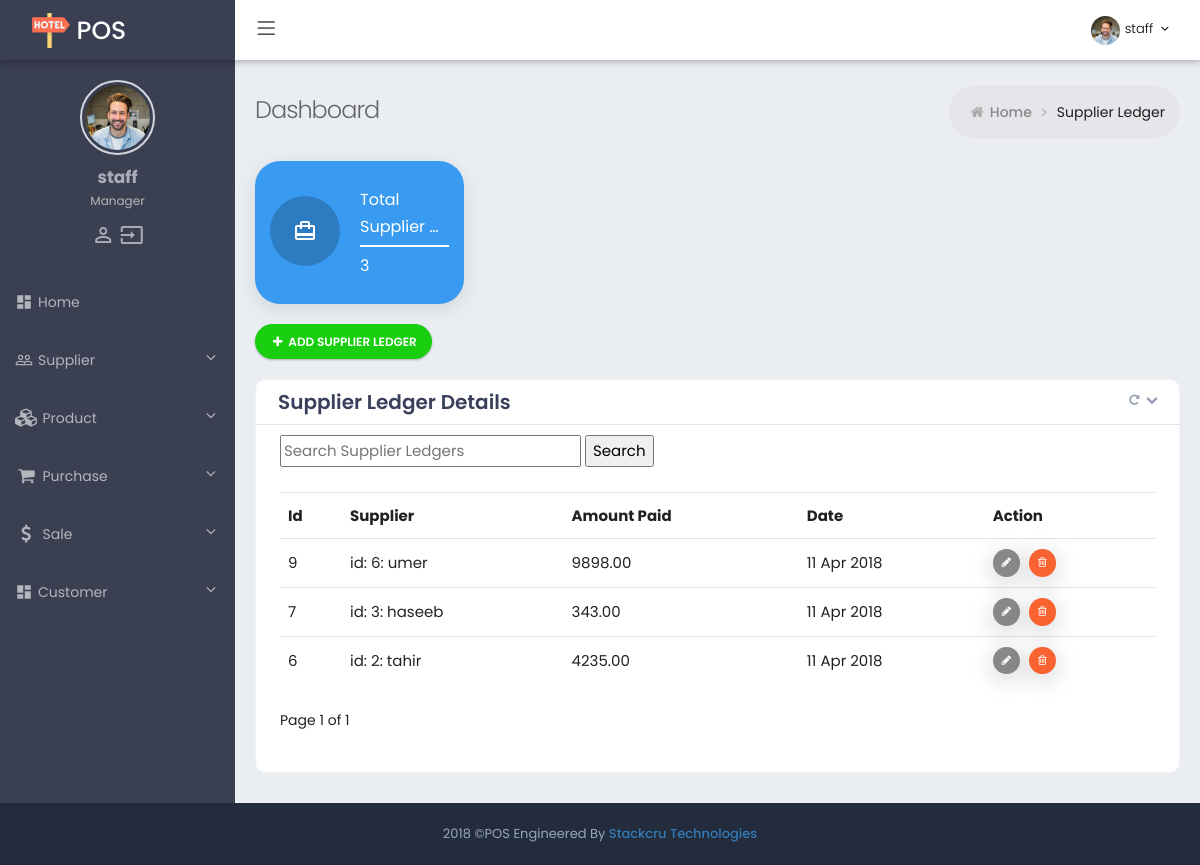
The app's page /cadmin/supplier_ledger/ (signed in) with its own data.
### blog/models.py (models this page shows, shortened)
class Supplier_Ledger(models.Model):
    supplier = models.ForeignKey(Supplier, on_delete = models.CASCADE)
    amount_paid = models.DecimalField(max_length=200, max_digits=15, decimal_places=2)
    created_at = models.DateTimeField(auto_now_add =True)
    updated_at = models.DateTimeField(auto_now =True)

class Supplier(models.Model):
    name = models.CharField(max_length=200)
    phone_regex = RegexValidator(regex=r'^\+?1?\d{9,15}$', message="Phone number must be entered in the format: '+999999999'. Up to 15 digits allowed.")
    contact = models.CharField(validators=[phone_regex], max_length=17) # validators should be a list
    email = models.EmailField(max_length=200, blank=True)
    address = models.CharField(max_length=700)
    brandName = models.CharField(max_length=200)
    created_at = models.DateTimeField(auto_now_add =True)
    updated_at = models.DateTimeField(auto_now =True)
    def __str__(self):
        return ("id: "+str(self.id)+": "+self.name)

### cadmin/views.py (the view)
@login_required
def supplier_ledger_list(request):
    if request.user.is_superuser:
        supplier_ledgers = Supplier_Ledger.objects.order_by("-id").all()
        query = request.GET.get("q")
        if query:
            supplier_ledgers = supplier_ledgers.filter(
                Q(id__icontains=query)
                ).distinct()
    else:
        supplier_ledgers = Supplier_Ledger.objects.filter(author__user__username=request.user.username).order_by("-id")
    supplier_ledgers = helpers.pg_records(request, supplier_ledgers, 5)
    return render(request, 'cadmin/supplier_ledger_list.html', {'supplier_ledgers': supplier_ledgers})

### django_project/helpers.py (called while the page is built)
def pg_records(request, list, num):
    paginator = Paginator(list, num)
    page = request.GET.get('page')
    try:
        page_object = paginator.page(page)
    except PageNotAnInteger:
        page_object = paginator.page(1)
    except EmptyPage:
        page_object = paginator.page(paginator.num_pages)
    return page_object

### cadmin/templates/cadmin/supplier_ledger_list.html (shortened to what this page needs)
{% extends "cadmin/base_admin.html" %}
{% block main %}
    <div class="main">
       <div class="page-wrapper">
        {% include "cadmin/header.html" %}
        <div class="page-container">
             {% include "cadmin/sidebar.html" %}
            <div class="page-content-wrapper">
                <div class="page-content">
                    <div class="page-bar">
                        <div class="page-title-breadcrumb">
                            <div class=" pull-left">
                                <div class="page-title">Dashboard</div>
                            </div>
                            <ol class="breadcrumb page-breadcrumb pull-right">
                                <li><i class="fa fa-home"></i>&nbsp;<a class="parent-item" href="{% url 'index' %}">Home</a>&nbsp;<i class="fa fa-angle-right"></i>
                                </li>
                                <li class="active">Supplier Ledger</li>
                            </ol>
                        </div>
                    </div>
                    <div class="state-overview">
                        <div class="row">
                            <div class="col-xl-3 col-md-6 col-12">
                              <div class="info-box bg-blue">
                                <span class="info-box-icon push-bottom"><i class="material-icons">card_travel</i></span>
                                <div class="info-box-content">
                                  <span class="info-box-text">Total</span>
                                  <span class="info-box-text">Supplier Ledger</span>
                                  <div class="progress">
                                    <div class="progress-bar width-100"></div>
                                  </div>
                                  <span class="progress-description">
                                        {{ supplier_ledgers.paginator.count }}
                                      </span>
                                </div>
                              </div>
                            </div>
                        </div>
                             </div>
                    <ul class="nav nav-pills nav-pills-rose">
                       <button type="button" class="btn btn-circle btn-success" onclick="window.location.href='{% url 'supplier_ledger_add' %}'"><i class="fa fa-plus"></i> Add Supplier Ledger </button>
                    </ul>
                    <div class="row">
                        <div class="col-md-12 col-sm-12">
                            <div class="card  card-box">
                                <div class="card-head">
                                    <header>Supplier Ledger Details</header>
                                    <div class="tools">
                                        <a class="fa fa-repeat btn-color box-refresh" href="javascript:;"></a>
                                        <a class="t-collapse btn-color fa fa-chevron-down" href="javascript:;"></a>
                                    </div>
                                </div>
                                <div class="card-body ">
                                    <form method='GET' action = ''>
                                        <input type='text' name='q' placeholder='Search Supplier Ledgers' value='{{request.GET.q}}' />
                                        <input type="submit" value="Search"/>
                                    </form><br>
                                  <div class="table-wrap">
                                        <div class="table-responsive">
                                                    {% for supplier_ledger in supplier_ledgers %}
                                                        {% if forloop.first     %}
                                                            <table   class="table display product-overview mb-30" id="support_table5">
                                                                                        <tr>
                                                                                            <tr>
                                                                                                <th>Id</th>
                                                                                                <th>Supplier</th>
                                                                                                <th>Amount Paid</th>
                                                                                                <th>Date</th>
                                                                                                <th>Action</th>
                                                                                            </tr>
                                                                                    {% endif %}
                <tr>
                    <td title="{{ supplier_ledger.id }}">{{ supplier_ledger.id}}</td>
                    <td title="{{ supplier_ledger.supplier }}">{{ supplier_ledger.supplier}}</td>
                    <td title="{{ supplier_ledger.amount_paid }}">{{ supplier_ledger.amount_paid }}</td>
                    <td title="{{ supplier_ledger.created_at }}">{{ supplier_ledger.created_at|date:"d M Y" }}</td>
                    <td>
                        <a href="{% url 'supplier_ledger_update' supplier_ledger.id %}" class="btn btn-tbl-edit btn-xs"><i class="fa fa-pencil"></i></a>
                        <a class="btn btn-tbl-delete btn-xs" href= "{% url 'supplier_ledger_delete' supplier_ledger.id %}?next={{ request.get_full_path }}" onclick=" return confirm('Are you sure ?')"><i class="fa fa-trash-o "></i></a>
                    </td>
                </tr>
                {% if forloop.last %}
                    </table>
                {% endif %}
            {% empty %}
                No Suppliers
            {% endfor %}
    </div>
    {% if supplier_ledgers %}
        <div class="pagination">
            <p>
                <span>Page {{ supplier_ledgers.number }} of {{ supplier_ledgers.paginator.num_pages }}</span>
            </p>
        </div>
    {% endif %}
                                        </div>
                                    </div>
                                </div>
                            </div>
                        </div>
                    </div>
        </div>
    </div>
{% endblock %}

### cadmin/templates/cadmin/header.html (shortened to what this page needs)
{% load static %}
<div class="page-header navbar navbar-fixed-top">
            <div class="page-header-inner ">
                <div class="page-logo">
                    <a href="{% url 'supplier_list' %}">
                    <img alt="" src="{% static 'assets/img/logo.png' %}">
                    <span class="logo-default" >POS</span> </a>
                </div>
                <ul class="nav navbar-nav navbar-left in">
                    <li><a href="#" class="menu-toggler sidebar-toggler"><i class="icon-menu"></i></a></li>
                </ul>
                <div class="top-menu">
                    <ul class="nav navbar-nav pull-right">
                        <li class="dropdown dropdown-user">
                            <a href="javascript:;" class="dropdown-toggle" data-toggle="dropdown" data-hover="dropdown" data-close-others="true">
                                <img alt="" class="img-circle " src="{% static 'assets/img/dp.jpg' %}" />
                                <span class="username username-hide-on-mobile"> {{ request.user.username }} </span>
                                <i class="fa fa-angle-down"></i>
                            </a>
                        </li>
                    </ul>
                </div>
            </div>
        </div>

### cadmin/templates/cadmin/sidebar.html (shortened to what this page needs)
{% load static %}
            <div class="sidebar-container">
                <div class="sidemenu-container navbar-collapse collapse fixed-menu">
                    <div id="remove-scroll">
                        <ul class="sidemenu page-header-fixed p-t-20" data-keep-expanded="false" data-auto-scroll="true" data-slide-speed="200">
                            <li class="sidebar-user-panel">
                                <div class="user-panel">
                                    <div class="row">
                                            <div class="sidebar-userpic">
                                                <img src="{% static 'assets/img/dp.jpg' %}" class="img-responsive" alt=""> </div>
                                        </div>
                                        <div class="profile-usertitle">
                                            <div class="sidebar-userpic-name"> {{ request.user.username }} </div>
                                            <div class="profile-usertitle-job"> Manager </div>
                                        </div>
                                        <div class="sidebar-userpic-btn">
                                            <span style="align-items: center;"><a class="tooltips" href="{% url 'password_change' %}" data-placement="top" data-original-title="Profile">
                                                <i class="material-icons">person_outline</i>
                                            </a>
                                            <a class="tooltips" href="{% url 'logout' %}" data-placement="top" data-original-title="Logout">
                                                <i class="material-icons">input</i>
                                            </a>
                                        </span>
                                        </div>
                                </div>
                            </li>
                            <li class="nav-item ">
                                <a href="{% url 'index' %}" class="nav-link nav-toggle"> <i class="material-icons">dashboard</i>
                                    <span class="title">Home</span>
                                </a>
                            </li>
                            <li class="nav-item start ">
                                <a href="#" class="nav-link nav-toggle">
                                    <i class="material-icons">people_outline</i>
                                    <span class="title">Supplier</span>
                                </a>
                            </li>
                             <li class="nav-item start ">
                                <a href="#" class="nav-link nav-toggle">
                                    <i class="fa fa-cubes"></i>
                                    <span class="title">Product</span>
                                </a>
                            </li>
                            <li class="nav-item start ">
                                <a href="#" class="nav-link nav-toggle">
                                    <i class="fa fa-shopping-cart"></i>
                                    <span class="title">Purchase</span>
                                </a>
                            </li>
                            <li class="nav-item start ">
                                <a href="#" class="nav-link nav-toggle">
                                    <i class="fa fa-dollar (alias)"></i>
                                    <span class="title">Sale</span>
                                </a>
                            </li>
                            <li class="nav-item">
                                <a href="#" class="nav-link nav-toggle">
                                    <i class="material-icons">dashboard</i>
                                    <span class="title">Customer</span>
                                </a>
                            </li>
                    </div>
                </div>
            </div>

### cadmin/static/assets/css/material_style.css (style rules this page uses)
.material-icons { font-family: 'Material Icons'; font-weight: normal; font-style: normal; font-size: 24px; display: inline-block; line-height: 1; text-transform: none; letter-spacing: normal; word-wrap: normal; white-space: nowrap; direction: ltr; -webkit-font-smoothing: antialiased; text-rendering: optimizeLegibility; -moz-osx-font-smoothing: grayscale; font-feature-settings: 'liga'; }
.page-header.navbar .page-logo { line-height: 1.7 !important; }

### cadmin/static/assets/css/responsive.css (style rules this page uses)
@media only screen and (min-width:768px) { .navbar-left { float: left!important; } }
@media (min-width:768px) { .navbar-nav>li { float: left; } }
@media (min-width:992px) { .sidemenu-container { width: 235px; float: left; position: relative; margin-right: -100% } }
@media (min-width:992px) { .sidemenu-container.collapse { display: block; max-height: none !important } }
@media (min-width:992px) { .page-content-wrapper { float: left; width: 100% } }
@media (min-width:992px) { .page-content-wrapper .page-content { margin-left: 235px; margin-top: 0; min-height: 600px; padding: 25px 20px 10px } }

### cadmin/static/assets/css/theme-color.css (style rules this page uses)
:root { --sidebar-color: #ffffff; --sidebar-font-color: #4680ff; --logo-color: #222c3c; --header-color: #6673FC; }
.dark-sidebar-color .sidemenu-container { background-color: #3a3f51; }
.dark-sidebar-color .sidemenu-container .sidemenu>li>a, .dark-sidebar-color .sidemenu-closed.sidemenu-container-fixed .sidemenu-container:hover .sidemenu>li>a { color: #b4b6bd; border-bottom:none; }
.dark-sidebar-color .user-panel { color: #ccc; }
.dark-sidebar-color .page-container { background-color : #3a3f51; }
.logo-dark .page-header.navbar .page-logo { background: #3a3f51; }
.header-white .page-header.navbar { background-color: #ffffff; }
.header-white .page-header.navbar .top-menu .navbar-nav>li.dropdown-language>.dropdown-toggle>.langname, .header-white .page-header.navbar .top-menu .navbar-nav>li.dropdown-user>.dropdown-toggle>.username, .header-white .page-header.navbar .top-menu .navbar-nav>li.dropdown-user>.dropdown-toggle>i { color: #000; }
.header-white .page-header.navbar .top-menu .navbar-nav>li.dropdown .dropdown-toggle>i { color: #000; }
.header-white .menu-toggler i.icon-menu { color: #000000; font-size: 18px; }

### records on screen
Supplier_Ledger: shows "Id", id "9", supplier "id: 6: umer", amount_paid "9898.00", created_at "11 Apr 2018"
Supplier_Ledger: id "7", supplier "id: 3: haseeb", amount_paid "343.00", created_at "11 Apr 2018"
Supplier_Ledger: id "6", supplier "id: 2: tahir", amount_paid "4235.00", created_at "11 Apr 2018"

### other values on screen
{{ request.user.username }} "staff"
{{ supplier_ledgers.paginator.count }} "3"
{{ supplier_ledgers.number }} "1"
{{ supplier_ledgers.paginator.num_pages }} "1"
